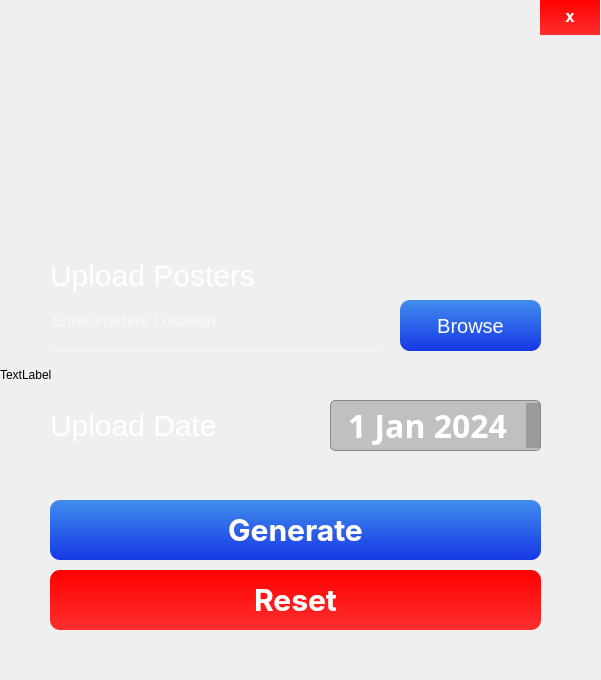
<?xml version="1.0" encoding="UTF-8"?>
<ui version="4.0">
 <class>Form</class>
 <widget class="QWidget" name="Form">
  <property name="geometry">
   <rect>
    <x>0</x>
    <y>0</y>
    <width>601</width>
    <height>680</height>
   </rect>
  </property>
  <property name="windowTitle">
   <string>Form</string>
  </property>
  <widget class="QLabel" name="label">
   <property name="geometry">
    <rect>
     <x>0</x>
     <y>0</y>
     <width>603</width>
     <height>750</height>
    </rect>
   </property>
   <property name="styleSheet">
    <string notr="true">border-image: url(:/Asset/UI Home.png);</string>
   </property>
   <property name="text">
    <string>TextLabel</string>
   </property>
  </widget>
  <widget class="QPushButton" name="Exit">
   <property name="geometry">
    <rect>
     <x>540</x>
     <y>0</y>
     <width>60</width>
     <height>35</height>
    </rect>
   </property>
   <property name="font">
    <font>
     <family>SF Pro Display</family>
     <weight>75</weight>
     <bold>true</bold>
    </font>
   </property>
   <property name="cursor">
    <cursorShape>PointingHandCursor</cursorShape>
   </property>
   <property name="styleSheet">
    <string notr="true">background-color: qlineargradient(spread:pad, x1:0, y1:0, x2:0, y2:1, stop:0 rgba(255, 0, 0, 255), stop:1 rgba(255, 47, 47, 255));
    color: white;
    border-radius: 0px;</string>
   </property>
   <property name="text">
    <string>X</string>
   </property>
  </widget>
  <widget class="QLineEdit" name="Posters">
   <property name="geometry">
    <rect>
     <x>50</x>
     <y>300</y>
     <width>331</width>
     <height>51</height>
    </rect>
   </property>
   <property name="styleSheet">
    <string notr="true">background-color:rgba(0, 0, 0, 0);
border:none;
color:rgb(255, 255, 255);
border-bottom: 2px solid rgba(255, 255, 255, 100);
padding-bottom:7px;
font-size: 15px;
font-family: &quot;SF Pro Display&quot;; 
	font-weight: bold; 
    font-style: normal;</string>
   </property>
   <property name="text">
    <string/>
   </property>
   <property name="placeholderText">
    <string>Enter Posters Location</string>
   </property>
  </widget>
  <widget class="QPushButton" name="BrowsePosters">
   <property name="geometry">
    <rect>
     <x>400</x>
     <y>300</y>
     <width>141</width>
     <height>51</height>
    </rect>
   </property>
   <property name="styleSheet">
    <string notr="true">QPushButton {
    background-color: qlineargradient(spread:pad, x1:0, y1:0, x2:0, y2:1, stop:0 rgba(65, 141, 237, 255), stop:1 rgba(22, 55, 229, 255));
    color: white;
    border-radius: 10px;
	font-size: 20px;
font-family: &quot;SF Pro Display&quot;; 
	font-weight: normal; 
    font-style: normal;
}

QPushButton:pressed {
    background-color: qlineargradient(spread:pad, x1:0, y1:0, x2:0, y2:1, stop:0 rgba(15, 30, 180, 255), stop:1 rgba(50, 100, 200, 255));
}</string>
   </property>
   <property name="text">
    <string>Browse</string>
   </property>
  </widget>
  <widget class="QLabel" name="label_3">
   <property name="geometry">
    <rect>
     <x>50</x>
     <y>250</y>
     <width>351</width>
     <height>51</height>
    </rect>
   </property>
   <property name="styleSheet">
    <string notr="true">background-color:rgba(0, 0, 0, 0);
border:none;
color:rgb(255, 255, 255);
font-size: 30px;
font-family: &quot;SF Pro Display&quot;; 
	font-weight: 100; 
    font-style: normal;</string>
   </property>
   <property name="text">
    <string>Upload Posters</string>
   </property>
  </widget>
  <widget class="QLabel" name="label_4">
   <property name="geometry">
    <rect>
     <x>50</x>
     <y>400</y>
     <width>351</width>
     <height>51</height>
    </rect>
   </property>
   <property name="styleSheet">
    <string notr="true">background-color:rgba(0, 0, 0, 0);
border:none;
color:rgb(255, 255, 255);
font-size: 30px;
font-family: &quot;SF Pro Display&quot;; 
	font-weight: 100; 
    font-style: normal;</string>
   </property>
   <property name="text">
    <string>Upload Date</string>
   </property>
  </widget>
  <widget class="QDateEdit" name="UploadDate">
   <property name="geometry">
    <rect>
     <x>330</x>
     <y>400</y>
     <width>211</width>
     <height>51</height>
    </rect>
   </property>
   <property name="font">
    <font>
     <family>Perpetua</family>
     <pointsize>-1</pointsize>
     <weight>75</weight>
     <italic>false</italic>
     <bold>true</bold>
    </font>
   </property>
   <property name="cursor">
    <cursorShape>PointingHandCursor</cursorShape>
   </property>
   <property name="styleSheet">
    <string notr="true">background-color:rgba(0, 0, 0, 50);  
color: rgb(255, 255, 255);  
border: 1px solid #888888;
border-radius: 5px; 
padding: 2px;
font-size: 32px;
font-family: &quot;Perpetua&quot;; 
font-weight: bold; 
font-style: normal;</string>
   </property>
   <property name="alignment">
    <set>Qt::AlignCenter</set>
   </property>
   <property name="date">
    <date>
     <year>2024</year>
     <month>1</month>
     <day>1</day>
    </date>
   </property>
  </widget>
  <widget class="QPushButton" name="Generate">
   <property name="geometry">
    <rect>
     <x>50</x>
     <y>500</y>
     <width>491</width>
     <height>60</height>
    </rect>
   </property>
   <property name="font">
    <font>
     <family>SF Pro Display</family>
     <pointsize>-1</pointsize>
     <weight>75</weight>
     <italic>false</italic>
     <bold>true</bold>
    </font>
   </property>
   <property name="cursor">
    <cursorShape>PointingHandCursor</cursorShape>
   </property>
   <property name="styleSheet">
    <string notr="true">QPushButton {
    background-color: qlineargradient(spread:pad, x1:0, y1:0, x2:0, y2:1, stop:0 rgba(65, 141, 237, 255), stop:1 rgba(22, 55, 229, 255));
    color: white;
    border-radius: 10px;
	font-size: 30px;
font-family: &quot;SF Pro Display&quot;; 
	font-weight: bold; 
    font-style: normal;
}


QPushButton:pressed {
    background-color: qlineargradient(spread:pad, x1:0, y1:0, x2:0, y2:1, stop:0 rgba(15, 30, 180, 255), stop:1 rgba(50, 100, 200, 255));
}</string>
   </property>
   <property name="text">
    <string>Generate</string>
   </property>
  </widget>
  <widget class="QPushButton" name="Reset">
   <property name="geometry">
    <rect>
     <x>50</x>
     <y>570</y>
     <width>491</width>
     <height>60</height>
    </rect>
   </property>
   <property name="font">
    <font>
     <family>SF Pro Display</family>
     <pointsize>-1</pointsize>
     <weight>75</weight>
     <italic>false</italic>
     <bold>true</bold>
    </font>
   </property>
   <property name="cursor">
    <cursorShape>PointingHandCursor</cursorShape>
   </property>
   <property name="styleSheet">
    <string notr="true">QPushButton {
    background-color: qlineargradient(spread:pad, x1:0, y1:0, x2:0, y2:1, stop:0 rgba(255, 0, 0, 255), stop:1 rgba(255, 47, 47, 255));
    color: white;
    border-radius: 10px;
	font-size: 30px;
font-family: &quot;SF Pro Display&quot;; 
	font-weight: bold; 
    font-style: normal;
}


QPushButton:pressed {
    background-color: qlineargradient(spread:pad, x1:0, y1:0, x2:0, y2:1, stop:0 rgba(255, 47, 47, 255), stop:1 rgba(255, 0, 0, 255));
}</string>
   </property>
   <property name="text">
    <string>Reset</string>
   </property>
  </widget>
 </widget>
 <resources>
  <include location="Asset/Rsc.qrc"/>
 </resources>
 <connections/>
</ui>
